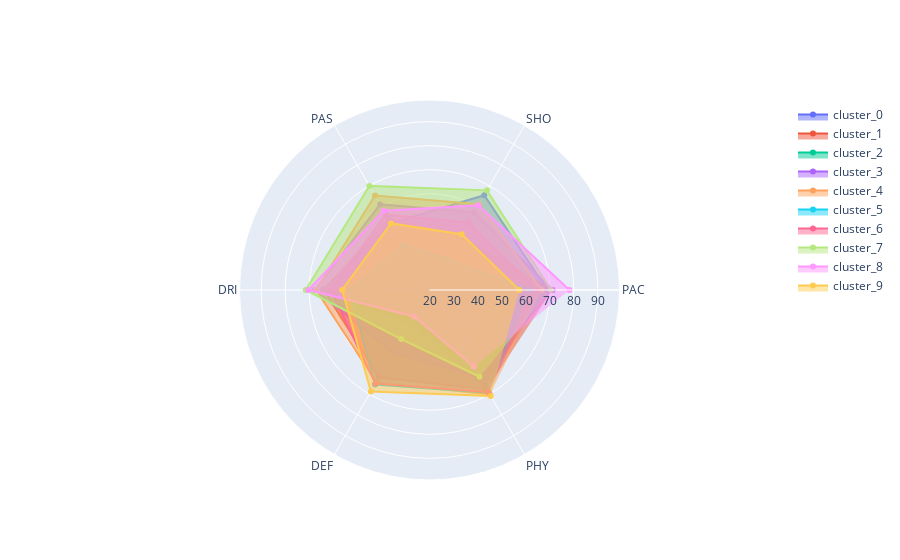

Source (notebook cell):
### Code cell
import plotly.graph_objects as go

categories = ['PAC','SHO','PAS','DRI','DEF','PHY']

fig = go.Figure()

fig.add_trace(go.Scatterpolar(
      r=df_cluster_mean.iloc[0],
      theta=categories,
      fill='toself',
      name=df_cluster_mean.iloc[0].name
))
fig.add_trace(go.Scatterpolar(
      r=df_cluster_mean.iloc[1],
      theta=categories,
      fill='toself',
      name=df_cluster_mean.iloc[1].name
))
fig.add_trace(go.Scatterpolar(
      r=df_cluster_mean.iloc[2],
      theta=categories,
      fill='toself',
      name=df_cluster_mean.iloc[2].name
))
fig.add_trace(go.Scatterpolar(
      r=df_cluster_mean.iloc[3],
      theta=categories,
      fill='toself',
      name=df_cluster_mean.iloc[3].name
))
fig.add_trace(go.Scatterpolar(
      r=df_cluster_mean.iloc[4],
      theta=categories,
      fill='toself',
      name=df_cluster_mean.iloc[4].name
))
fig.add_trace(go.Scatterpolar(
      r=df_cluster_mean.iloc[5],
      theta=categories,
      fill='toself',
      name=df_cluster_mean.iloc[5].name
))
fig.add_trace(go.Scatterpolar(
      r=df_cluster_mean.iloc[6],
      theta=categories,
      fill='toself',
      name=df_cluster_mean.iloc[6].name
))
fig.add_trace(go.Scatterpolar(
      r=df_cluster_mean.iloc[7],
      theta=categories,
      fill='toself',
      name=df_cluster_mean.iloc[7].name
))
fig.add_trace(go.Scatterpolar(
      r=df_cluster_mean.iloc[8],
      theta=categories,
      fill='toself',
      name=df_cluster_mean.iloc[8].name
))
fig.add_trace(go.Scatterpolar(
      r=df_cluster_mean.iloc[9],
      theta=categories,
      fill='toself',
      name=df_cluster_mean.iloc[9].name
))

fig.update_layout(
  polar=dict(
    radialaxis=dict(
      visible=True,
      range=[20, 99]
    )),
  showlegend=True
)

fig.show()

### Figure 1 — Plotly figure (JSON) as saved in the notebook; plotly's stock layout.template omitted (floating-point values rounded to 4 significant figures)
{"data": [{"fill": "toself", "name": "cluster_0", "r": [69.08, 65.52, 51.99, 64.34, 36.24, 65.84], "theta": ["PAC", "SHO", "PAS", "DRI", "DEF", "PHY"], "type": "scatterpolar"}, {"fill": "toself", "name": "cluster_1", "r": [71.01, 45.4, 53.98, 63.88, 62.06, 67.7], "theta": ["PAC", "SHO", "PAS", "DRI", "DEF", "PHY"], "type": "scatterpolar"}, {"fill": "toself", "name": "cluster_2", "r": [45.42, 22.44, 25.06, 39.97, 20.79, 51.54], "theta": ["PAC", "SHO", "PAS", "DRI", "DEF", "PHY"], "type": "scatterpolar"}, {"fill": "toself", "name": "cluster_3", "r": [71.16, 57.31, 61.09, 67.63, 50.17, 61.72], "theta": ["PAC", "SHO", "PAS", "DRI", "DEF", "PHY"], "type": "scatterpolar"}, {"fill": "toself", "name": "cluster_4", "r": [66.68, 61.2, 65.37, 67.14, 64.24, 70.14], "theta": ["PAC", "SHO", "PAS", "DRI", "DEF", "PHY"], "type": "scatterpolar"}, {"fill": "toself", "name": "cluster_5", "r": [62.0, 34.83, 41.63, 53.08, 65.39, 69.34], "theta": ["PAC", "SHO", "PAS", "DRI", "DEF", "PHY"], "type": "scatterpolar"}, {"fill": "toself", "name": "cluster_6", "r": [64.86, 52.36, 56.19, 61.14, 64.95, 69.07], "theta": ["PAC", "SHO", "PAS", "DRI", "DEF", "PHY"], "type": "scatterpolar"}, {"fill": "toself", "name": "cluster_7", "r": [70.52, 67.84, 69.98, 71.45, 43.54, 61.66], "theta": ["PAC", "SHO", "PAS", "DRI", "DEF", "PHY"], "type": "scatterpolar"}, {"fill": "toself", "name": "cluster_8", "r": [78.19, 60.68, 58.02, 70.36, 32.7, 56.85], "theta": ["PAC", "SHO", "PAS", "DRI", "DEF", "PHY"], "type": "scatterpolar"}, {"fill": "toself", "name": "cluster_9", "r": [57.35, 46.79, 51.97, 56.32, 68.74, 70.88], "theta": ["PAC", "SHO", "PAS", "DRI", "DEF", "PHY"], "type": "scatterpolar"}], "layout": {"polar": {"radialaxis": {"range": [20, 99], "visible": true}}, "showlegend": true}}
